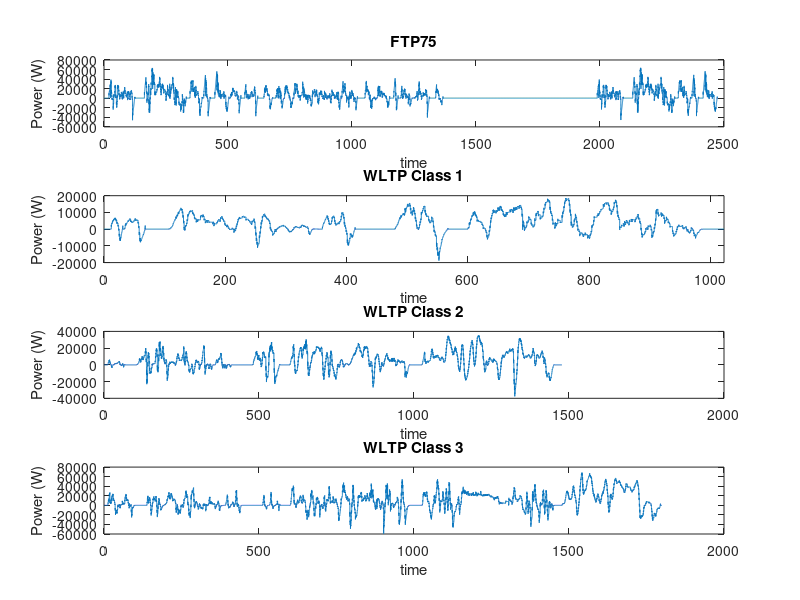

Write MATLAB code to recreate this figure.
% Power Demand
load Drive-Cycle/FTP72_Power.mat
load Drive-Cycle/FTP75_Power.mat
load Drive-Cycle/HUDDS_Power.mat
load Drive-Cycle/WLTP_Class1_Power.mat
load Drive-Cycle/WLTP_Class2_Power.mat
load Drive-Cycle/WLTP_Class3_Power.mat

figure(1)

subplot(4, 1, 1);
plot(FTP75.time, FTP75.signals.values);
xlabel('time');
ylabel('Power (W)')
title('FTP75')

subplot(4, 1, 2);
plot(WLTP_Class_1.time, WLTP_Class_1.signals.values);
xlabel('time');
ylabel('Power (W)')
xlim([0 1022]);
title('WLTP Class 1')


subplot(4, 1, 3);
plot(WLTP_Class_2.time, WLTP_Class_2.signals.values);
xlabel('time');
ylabel('Power (W)')
title('WLTP Class 2')


subplot(4, 1, 4);
plot(WLTP_Class_3.time, WLTP_Class_3.signals.values);
xlabel('time');
ylabel('Power (W)')
title('WLTP Class 3')




FTP72_max = max(FTP72.signals.values);
FTP75_max = max(FTP75.signals.values);
HUDDS_max = max(HUDDS.signals.values);
WLTP_Class_1_max = max(WLTP_Class_1.signals.values);
WLTP_Class_2_max = max(WLTP_Class_2.signals.values);
WLTP_Class_3_max = max(WLTP_Class_3.signals.values);

list = [
    FTP72_max, ...
    FTP75_max HUDDS_max, ...
    WLTP_Class_1_max, ...
    WLTP_Class_2_max, ...
    WLTP_Class_3_max, ...
];

max_value = max(list)